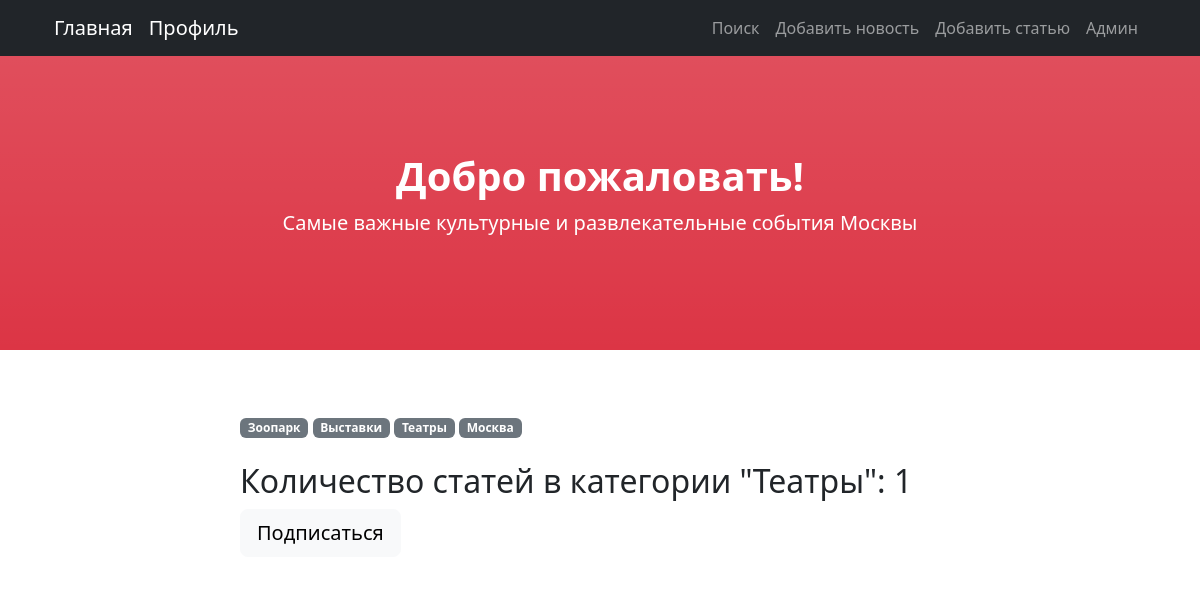
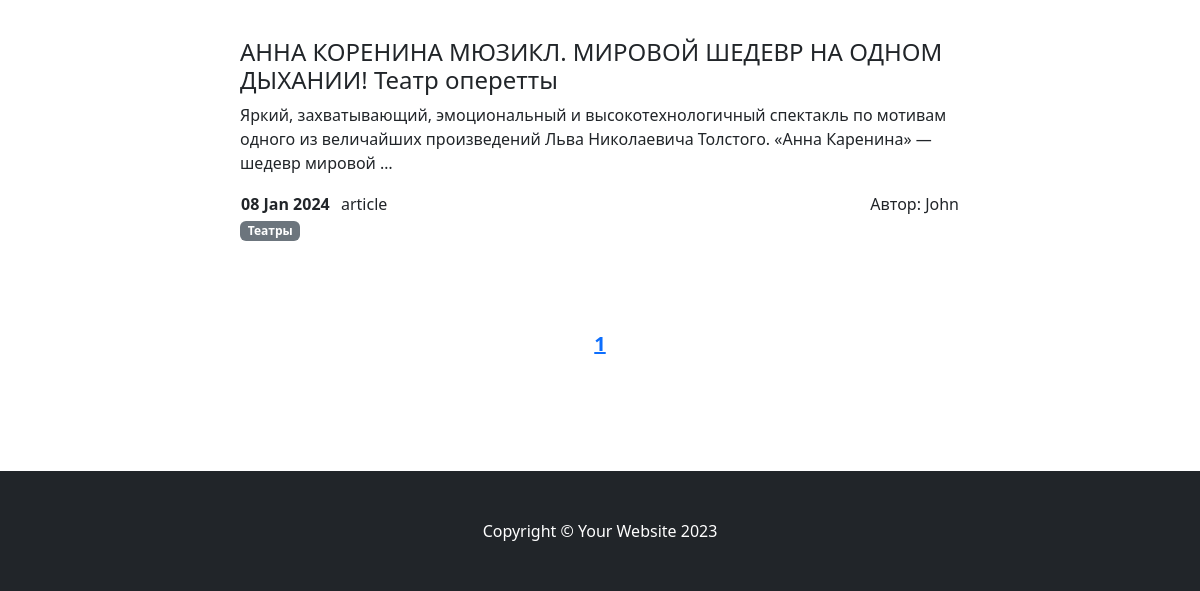
Page /articles/categories/3 on the earlier database version (2 pictures, top to bottom).
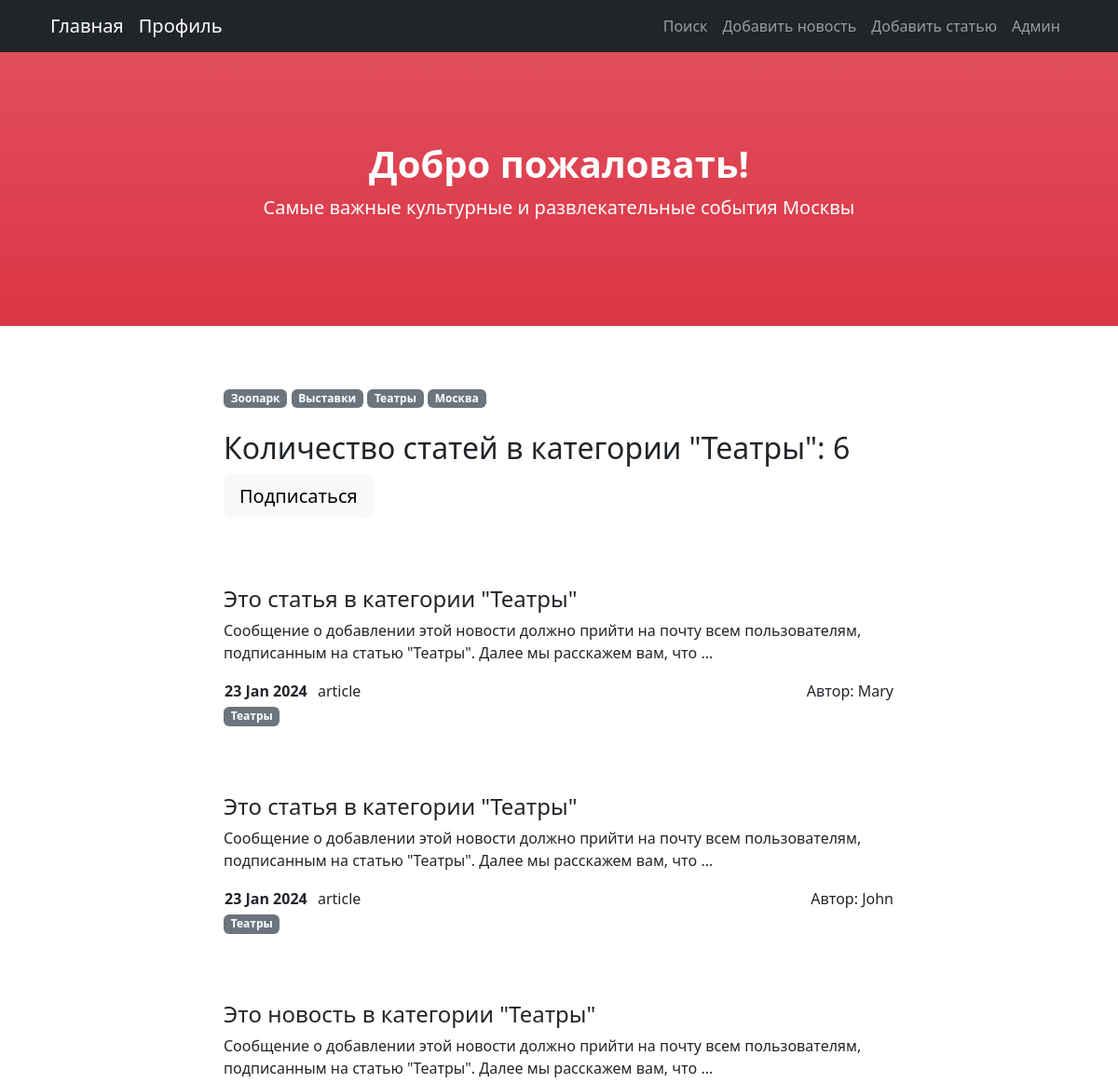
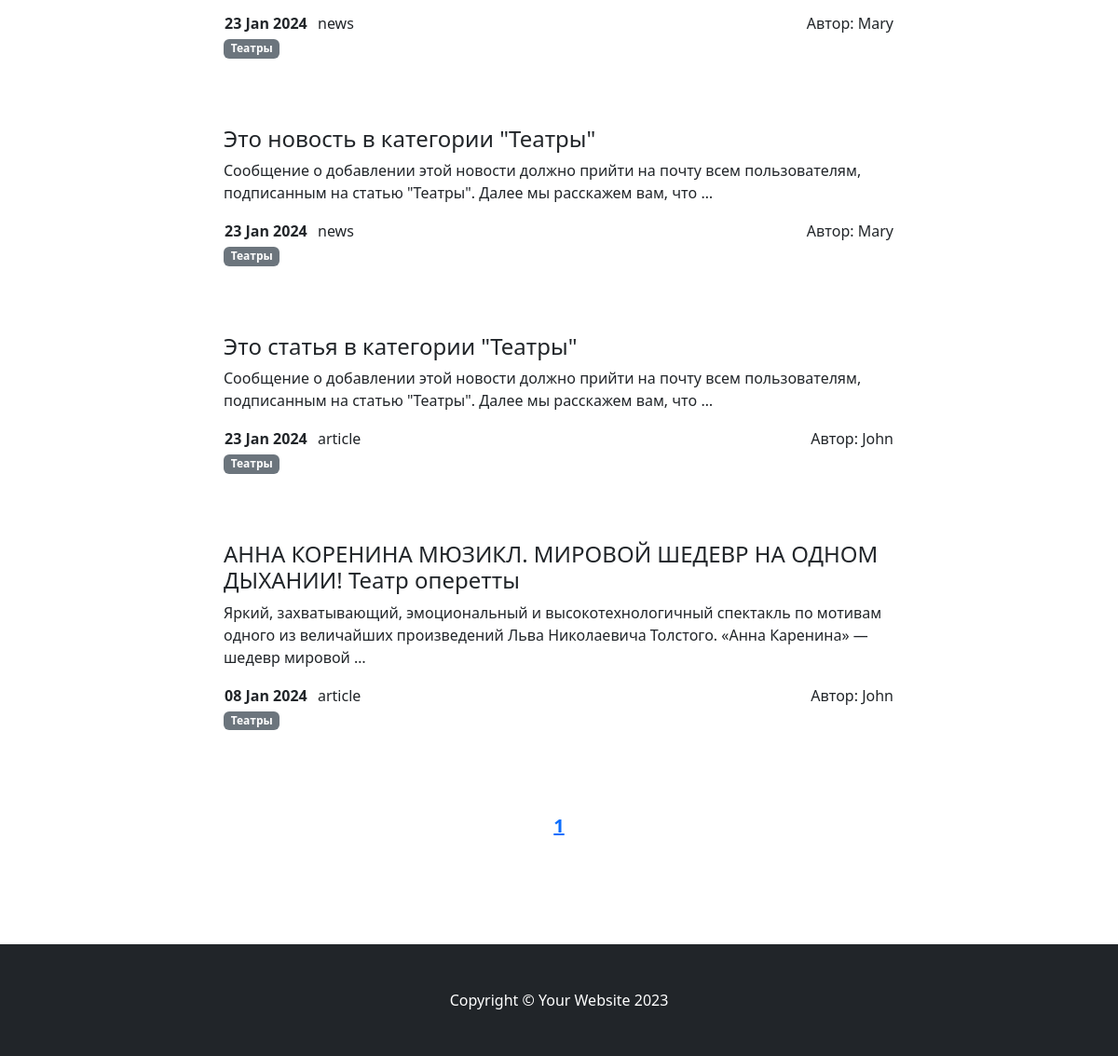
Same page on the later database version (2 pictures, top to bottom).
### News/models.py (models this page shows, shortened)
class Category(models.Model):
    name = models.CharField(max_length=150, unique=True)
    subscribers = models.ManyToManyField(User, blank=True, related_name='categories')
    def __str__(self):
        return self.name

class Post(models.Model):
    PREVIEW_LENGTH = 124
    news = 'NE'
    article = 'AR'
    ITEM_TYPE = [(news, 'news'),
                 (article, 'article')]
    type = models.CharField(max_length=2, choices=ITEM_TYPE, default=news)
    add_date = models.DateTimeField(auto_now_add=True)
    title = models.CharField(max_length=150)
    content = models.TextField()
    rating = models.IntegerField(default=0)
    author = models.ForeignKey(Author, on_delete=models.PROTECT)
    category = models.ManyToManyField(Category, through='PostCategory', related_name='posts_categories')
    def get_categories(self):
        cat_qs = self.category.all()
        return cat_qs

class Author(models.Model):
    rating = models.IntegerField(default=0)
    user = models.OneToOneField(User, on_delete=models.CASCADE)
    def __str__(self):
        return self.user.username

### News/views.py (the view, shortened to what this page needs)
# urls.py: path('categories/<int:pk>', PostCategoryList.as_view(), name='categories'),
class PostCategoryList(ListView):
    model = Post
    context_object_name = 'posts'
    paginate_by = 10
    template_name = 'categories.html'
    def get_queryset(self):
        self.category = get_object_or_404(Category, id=self.kwargs['pk'])
        queryset = Post.objects.filter(category=self.category).order_by('-add_date')
        return queryset
    def get_context_data(self, *, object_list=None, **kwargs):
        context = super().get_context_data(**kwargs)
        page = context['page_obj']
        context['all_categories'] = Category.objects.all()
        context['category'] = self.category
        context['paginator_range'] = page.paginator.get_elided_page_range(
            page.number, on_each_side=1, on_ends=1)
        context['is_subscriber'] = self.request.user in self.category.subscribers.all()
        return context

### News/templatetags/custom_filters.py (called while the page is built)
@register.filter()
def censor(value: str) -> str:
    try:
        if not isinstance(value, str):
            raise CensorException('Filter can work only with str format')
        pattern = re.compile(fr"\b{BAD_WORD}[а-я]{{0,5}}\b", re.IGNORECASE)
        result = re.sub(pattern, censor_repl, value)
        return result
    except CensorException as error:
        print(error)
        pass

### News/templatetags/custom_tags.py (called while the page is built)
@register.simple_tag(takes_context=True)
def url_replace(context, **kwargs):
    d = context['request'].GET.copy()
    for k, v in kwargs.items():
        d[k] = v
    return d.urlencode()

### templates/categories.html (shortened to what this page needs)
{% extends 'flatpages/default.html' %}
{% load custom_filters %}
{% block content %}
    {% load cache %}
    {% cache 600 categories_badges %}
        <div>
            {% for category in all_categories %}
                <a style="text-decoration: none" href="{% url 'categories' category.id %}">
                    <span class="badge text-bg-secondary">{{ category }}</span>
                </a>
            {% endfor %}
        </div>
    {% endcache %}
    <br>
    <h2>Количество статей в категории "{{ category }}": {{ page_obj.paginator.count }}</h2>
    {% if is_subscriber %}
        <h6>Вы подписаны на категорию "{{ category }}"</h6>
    {% else %}
        <div>
            <a style="text-decoration: none" href="{% url 'subscribe' category.id %}">
                <input title="Еженедельная рассылка и оповещение о новых статьях в этой категории"  class="btn btn-lg btn-light" type="button" value="Подписаться" />
            </a>
        </div>
    {% endif %}
    <br><br><br>
    {% if posts %}
        {% for post in page_obj %}
            <h4><a class="nav-link" href="/news/{{ post.pk }}">{{ post.title|censor }}</a></h4>
            <p>{{ post.content|truncatewords:20|censor }}</p>
            <table width="100%">
                <tr>
                    <td width="100"><b>{{ post.add_date|date:'d M Y' }}</b></td>
                    <td>{{ post.get_type_display }}</td>
                    <td align="right">Автор: {{ post.author }}</td>
                </tr>
            </table>
        <div>
            {% for category in post.get_categories %}
                <a style="text-decoration: none" href="{% url 'categories' category.id %}">
                    <span class="badge text-bg-secondary">{{ category }}</span>
                </a>
            {% endfor %}
        </div>
        <br><br><br>
        {% endfor %}
    {% else %}
        <h3>Извините, новостей сейчас нет!</h3>
    {% endif %}
{% endblock content %}

### templates/flatpages/default.html (shortened to what this page needs)
<!DOCTYPE html>
<html lang="en">
    <head>
        {% load static %}
        {% load custom_tags %}
        {% load cache %}
        <link href="{% static 'css/styles.css' %}" rel="stylesheet" />
    </head>
    <body id="page-top">
        {% cache 600 navigation_and_header %}
        <nav class="navbar navbar-expand-lg navbar-dark bg-dark fixed-top" id="mainNav">
            <div class="container px-4">
                <a class="navbar-brand" href="/news/">Главная</a>
                <a class="navbar-brand" href="/news/profile/">Профиль</a>
                <div class="collapse navbar-collapse" id="navbarResponsive">
                    <ul class="navbar-nav ms-auto">
                        <li class="nav-item"><a class="nav-link" href="/news/search">Поиск</a></li>
                        <li class="nav-item"><a class="nav-link" href="/news/create">Добавить новость</a></li>
                        <li class="nav-item"><a class="nav-link" href="/articles/create">Добавить статью</a></li>
                        <li class="nav-item"><a class="nav-link" href="/admin">Админ</a></li>
                    </ul>
                </div>
            </div>
        </nav>
        <header class="bg-danger bg-gradient text-white">
            <div class="container px-4 text-center">
                <h1 class="fw-bolder">Добро пожаловать!</h1>
                <p class="lead">Самые важные культурные и развлекательные события Москвы</p>
            </div>
        </header>
        {% endcache %}
        <section style="padding-top: 4rem; padding-bottom: 1rem;">
            <div class="container px-4">
                <div class="row gx-4 justify-content-center">
                    <div class="col-lg-8">
                        {% block content %}{% endblock content %}
                    </div>
                </div>
            </div>
        </section>
        <div class="lead text-center" style="padding-bottom: 7rem;">
            {% block paginator %}
                {% for page_number in paginator_range %}
                    {% if page_number == page_obj.paginator.ELLIPSIS %}
                        {{ page_number }}
                    {% else %}
                        <a
                            href="?{% url_replace page=page_number %}"
                            class="{% if page_number == page_obj.number %}fw-bold{% endif %}"
                        >
                            {{ page_number }}
                        </a>
                    {% endif %}
                {% endfor %}
            {% endblock paginator %}
        </div>
        {% cache 600 footer %}
        <footer class="py-5 bg-dark">
            <div class="container px-4"><p class="m-0 text-center text-white">Copyright &copy; Your Website 2023</p></div>
        </footer>
        {% endcache %}
    </body>
</html>

Differences in the rows shown:
added Post: title|censor "Это статья в категории \"Театры\"", content|censor "Сообщение о добавлении этой новости должно прийти на почту всем пользователям, подписанным на статью \"Театры\". Далее мы расскажем вам, что …", add_date "23 Jan 2024", type "article", author "Mary", Category (name "Театры")
added Post: title|censor "Это статья в категории \"Театры\"", content|censor "Сообщение о добавлении этой новости должно прийти на почту всем пользователям, подписанным на статью \"Театры\". Далее мы расскажем вам, что …", add_date "23 Jan 2024", type "article", author "John", Category (name "Театры")
added Post: title|censor "Это новость в категории \"Театры\"", content|censor "Сообщение о добавлении этой новости должно прийти на почту всем пользователям, подписанным на статью \"Театры\". Далее мы расскажем вам, что …", add_date "23 Jan 2024", type "news", author "Mary", Category (name "Театры")
added Post: title|censor "Это новость в категории \"Театры\"", content|censor "Сообщение о добавлении этой новости должно прийти на почту всем пользователям, подписанным на статью \"Театры\". Далее мы расскажем вам, что …", add_date "23 Jan 2024", type "news", author "Mary", Category (name "Театры")
added Post: title|censor "Это статья в категории \"Театры\"", content|censor "Сообщение о добавлении этой новости должно прийти на почту всем пользователям, подписанным на статью \"Театры\". Далее мы расскажем вам, что …", add_date "23 Jan 2024", type "article", author "John", Category (name "Театры")
Other differences:
{{ page_obj.paginator.count }}: "1" → "6"
